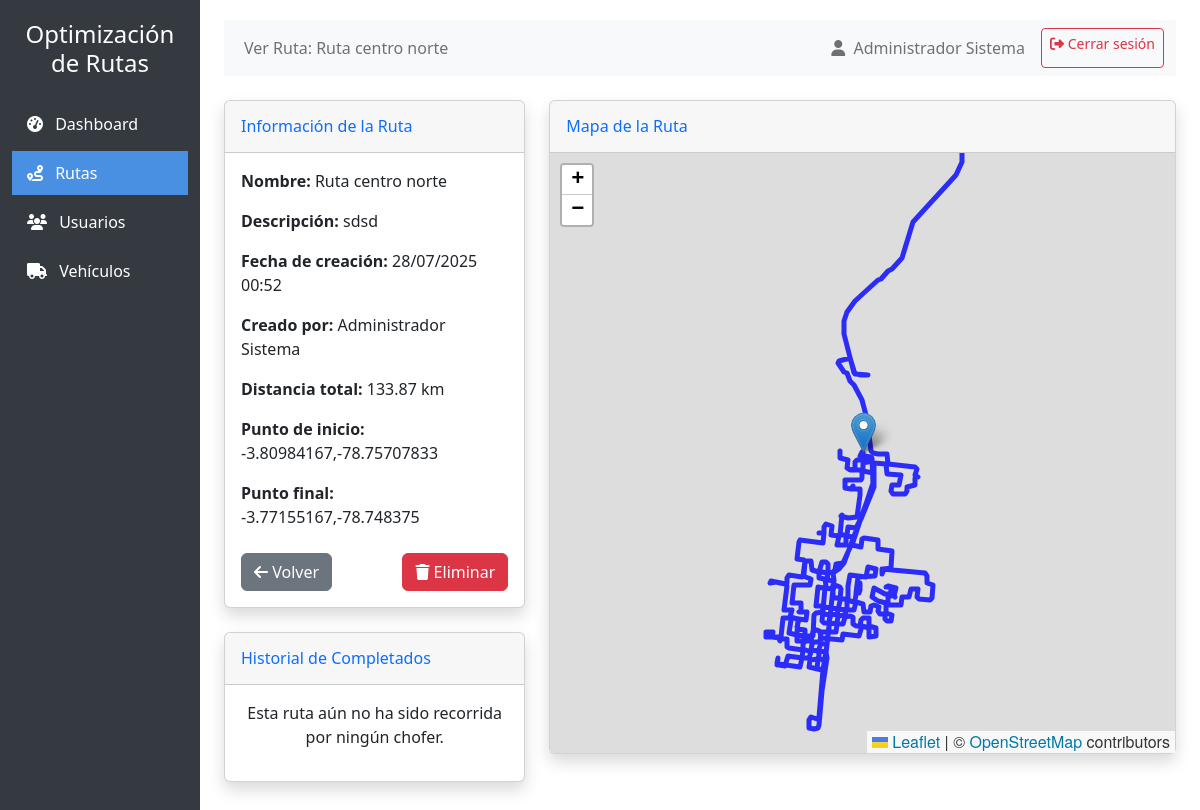
/admin/view_route/1 (signed in), run on the app's committed database.
### app.py (models this page shows, shortened)
class Route(db.Model):
    id = db.Column(db.Integer, primary_key=True)
    name = db.Column(db.String(100), nullable=False)
    description = db.Column(db.Text, nullable=True)
    creator_id = db.Column(db.Integer, db.ForeignKey('user.id'), nullable=False)
    created_at = db.Column(db.DateTime, default=datetime.utcnow)
    file_path = db.Column(db.String(200), nullable=False)
    gpx_path = db.Column(db.String(200), nullable=True)
    start_point = db.Column(db.String(100), nullable=True)
    end_point = db.Column(db.String(100), nullable=True)
    distance = db.Column(db.Float, nullable=True)
    active = db.Column(db.Boolean, default=True)
    completions = db.relationship('RouteCompletion', backref='route', lazy=True)

class User(db.Model, UserMixin):
    id = db.Column(db.Integer, primary_key=True)
    username = db.Column(db.String(100), unique=True, nullable=False)
    email = db.Column(db.String(120), unique=True, nullable=False)
    password_hash = db.Column(db.String(200), nullable=False)
    first_name = db.Column(db.String(100), nullable=False)
    last_name = db.Column(db.String(100), nullable=False)
    cedula = db.Column(db.String(20), unique=True, nullable=False)
    role = db.Column(db.String(20), default='driver')  # admin, driver, technician, coordinator
    active = db.Column(db.Boolean, default=True)
    created_at = db.Column(db.DateTime, default=datetime.utcnow)
    driver_info = db.relationship('DriverInfo', backref='user', uselist=False, cascade="all, delete-orphan")
    routes_created = db.relationship('Route', backref='creator', lazy=True, foreign_keys='Route.creator_id')
    routes_driven = db.relationship('RouteCompletion', backref='driver', lazy=True)

### app.py (the view)
    @app.route('/admin/view_route/<int:route_id>')
    @admin_required
    def admin_view_route(route_id):
        route = Route.query.get_or_404(route_id)
        try:
            with open(route.file_path, 'r', encoding='utf-8') as f:
                map_html = f.read()
        except Exception as e:
            map_html = "<p>No se pudo cargar el mapa</p>"
        completions = RouteCompletion.query.filter_by(route_id=route.id).order_by(RouteCompletion.completed_at.desc()).all()
        return render_template('admin/view_route.html',
                             route=route,
                             map_html=map_html,
                             completions=completions)

### app.py (called while the page is built)
def role_required(*roles):
    def decorator(f):
        @wraps(f)
        def decorated_function(*args, **kwargs):
            if not current_user.is_authenticated:
                flash('Debes iniciar sesión para acceder a esta página.', 'danger')
                return redirect(url_for('login'))
            if current_user.role not in roles:
                flash('No tienes permisos para acceder a esta página.', 'danger')
                return redirect(url_for('dashboard'))
            return f(*args, **kwargs)
        return decorated_function
    return decorator

### templates/admin/view_route.html (shortened to what this page needs)
{% extends "base.html" %}
{% block page_title %}Ver Ruta: {{ route.name }}{% endblock %}
{% block sidebar_items %}
<li class="nav-item">
    <a href="{{ url_for('admin_dashboard') }}" class="nav-link">
        <i class="fas fa-tachometer-alt me-2"></i> Dashboard
    </a>
</li>
<li class="nav-item">
    <a href="{{ url_for('manage_routes') }}" class="nav-link active">
        <i class="fas fa-route me-2"></i> Rutas
    </a>
</li>
<li class="nav-item">
    <a href="{{ url_for('manage_users') }}" class="nav-link">
        <i class="fas fa-users me-2"></i> Usuarios
    </a>
</li>
<li class="nav-item">
    <a href="{{ url_for('manage_vehicles') }}" class="nav-link">
        <i class="fas fa-truck me-2"></i> Vehículos
    </a>
</li>
{% endblock %}
{% block content %}
<div class="row">
    <div class="col-md-4">
        <div class="card shadow mb-4">
            <div class="card-header py-3">
                <h6 class="m-0 font-weight-bold text-primary">Información de la Ruta</h6>
            </div>
            <div class="card-body">
                <div class="mb-3">
                    <strong>Nombre:</strong> {{ route.name }}
                </div>
                {% if route.description %}
                <div class="mb-3">
                    <strong>Descripción:</strong> {{ route.description }}
                </div>
                {% endif %}
                <div class="mb-3">
                    <strong>Fecha de creación:</strong> {{ route.created_at|datetime_format }}
                </div>
                <div class="mb-3">
                    <strong>Creado por:</strong> {{ route.creator.first_name }} {{ route.creator.last_name }}
                </div>
                <div class="mb-3">
                    <strong>Distancia total:</strong> {{ route.distance|distance_format }}
                </div>
                <div class="mb-3">
                    <strong>Punto de inicio:</strong> {{ route.start_point }}
                </div>
                <div class="mb-3">
                    <strong>Punto final:</strong> {{ route.end_point }}
                </div>
                <div class="d-flex justify-content-between mt-4">
                    <a href="{{ url_for('manage_routes') }}" class="btn btn-secondary">
                        <i class="fas fa-arrow-left"></i> Volver
                    </a>
                    <button type="button" class="btn btn-danger" data-bs-toggle="modal" data-bs-target="#deleteRouteModal">
                        <i class="fas fa-trash"></i> Eliminar
                    </button>
                </div>
            </div>
        </div>
        <div class="card shadow mb-4">
            <div class="card-header py-3">
                <h6 class="m-0 font-weight-bold text-primary">Historial de Completados</h6>
            </div>
            <div class="card-body">
                {% if completions %}
                <div class="table-responsive">
                    <table class="table table-bordered table-sm">
                        <thead>
                            <tr>
                                <th>Fecha</th>
                                <th>Chofer</th>
                                <th>Estado</th>
                            </tr>
                        </thead>
                        <tbody>
                            {% for completion in completions %}
                            <tr>
                                <td>{{ completion.completed_at|datetime_format }}</td>
                                <td>{{ completion.driver.first_name }} {{ completion.driver.last_name }}</td>
                                <td>
                                    {% if completion.status == 'completed' %}
                                    <span class="badge bg-success">Completado</span>
                                    {% elif completion.status == 'in_progress' %}
                                    <span class="badge bg-warning">En progreso</span>
                                    {% elif completion.status == 'canceled' %}
                                    <span class="badge bg-danger">Cancelado</span>
                                    {% else %}
                                    <span class="badge bg-secondary">Pendiente</span>
                                    {% endif %}
                                </td>
                            </tr>
                            {% endfor %}
                        </tbody>
                    </table>
                </div>
                {% else %}
                <p class="text-center">Esta ruta aún no ha sido recorrida por ningún chofer.</p>
                {% endif %}
            </div>
        </div>
    </div>
    <div class="col-md-8">
        <div class="card shadow mb-4">
            <div class="card-header py-3">
                <h6 class="m-0 font-weight-bold text-primary">Mapa de la Ruta</h6>
            </div>
            <div class="card-body p-0">
                <div id="route-map" style="height: 600px; border-radius: 0 0 4px 4px;">
                    {{ map_html|safe }}
                </div>
            </div>
        </div>
    </div>
</div>
{% endblock %}

### templates/base.html (shortened to what this page needs)
<!DOCTYPE html>
<html lang="es">
<head>
    <link rel="stylesheet" href="https://cdn.jsdelivr.net/npm/bootstrap@5.2.3/dist/css/bootstrap.min.css">
    <link rel="stylesheet" href="https://cdnjs.cloudflare.com/ajax/libs/font-awesome/6.2.1/css/all.min.css">
    <link rel="stylesheet" href="/static/styles.css">
</head>
<body>
    <div class="container-fluid">
        <div class="row">
            <div class="col-md-2 d-md-block sidebar collapse">
                <div class="position-sticky">
                    <div class="text-center mb-4">
                        <h4>Optimización<br>de Rutas</h4>
                    </div>
                    <ul class="nav flex-column">
                        {% block sidebar_items %}
                        {% endblock %}
                    </ul>
                </div>
            </div>
            <div class="col-md-10 ms-sm-auto px-md-4 content">
                <nav class="navbar navbar-expand-lg navbar-light bg-light mb-4">
                    <div class="container-fluid">
                        <div class="collapse navbar-collapse">
                            <ul class="navbar-nav me-auto mb-2 mb-lg-0">
                                <li class="nav-item">
                                    <span class="nav-link">
                                        {% block page_title %}Dashboard{% endblock %}
                                    </span>
                                </li>
                            </ul>
                            <div class="d-flex">
                                <span class="navbar-text me-3">
                                    <i class="fas fa-user me-1"></i> {{ current_user.first_name }} {{ current_user.last_name }}
                                </span>
                                <a href="{{ url_for('logout') }}" class="btn btn-outline-danger btn-sm">
                                    <i class="fas fa-sign-out-alt"></i> Cerrar sesión
                                </a>
                            </div>
                        </div>
                    </div>
                </nav>
                {% block content %}{% endblock %}
            </div>
        </div>
    </div>
</body>
</html>

### static/styles.css (style rules this page uses)
* { box-sizing: border-box; margin: 0; padding: 0; }
body { font-family: 'Segoe UI', Arial, sans-serif; background-color: #f4f4f9; margin: 0; padding: 0; color: #333; min-height: 100vh; display: flex; flex-direction: column; }
button, .btn { background-color: #4a90e2; color: white; border: none; padding: 12px 20px; border-radius: 5px; cursor: pointer; font-size: 16px; font-weight: 500; transition: background-color 0.3s; text-decoration: none; display: inline-block; }
.btn-secondary { background-color: #6c757d; }
.btn-danger { background-color: #dc3545; }

### templates/base.html (style rules this page uses)
.sidebar { min-height: 100vh; background-color: #343a40; color: #fff; padding-top: 20px; }
.sidebar a { color: #fff; text-decoration: none; padding: 10px 15px; display: block; }
.sidebar a.active { background-color: #4a90e2; }
.sidebar .nav-item { margin-bottom: 5px; }
.content { padding: 20px; }
.card { margin-bottom: 20px; border-radius: 8px; box-shadow: 0 2px 4px rgba(0,0,0,0.1); }
.card-header { background-color: #f8f9fa; border-bottom: 1px solid #e3e6f0; font-weight: bold; }

### data on the page
Route: name "Ruta centro norte", description "sdsd", created_at "28/07/2025 00:52", distance|distance_format "133.87 km", start_point "-3.80984167,-78.75707833", end_point "-3.77155167,-78.748375"
User: first_name "Administrador", last_name "Sistema", creator.first_name "Administrador", creator.last_name "Sistema"
